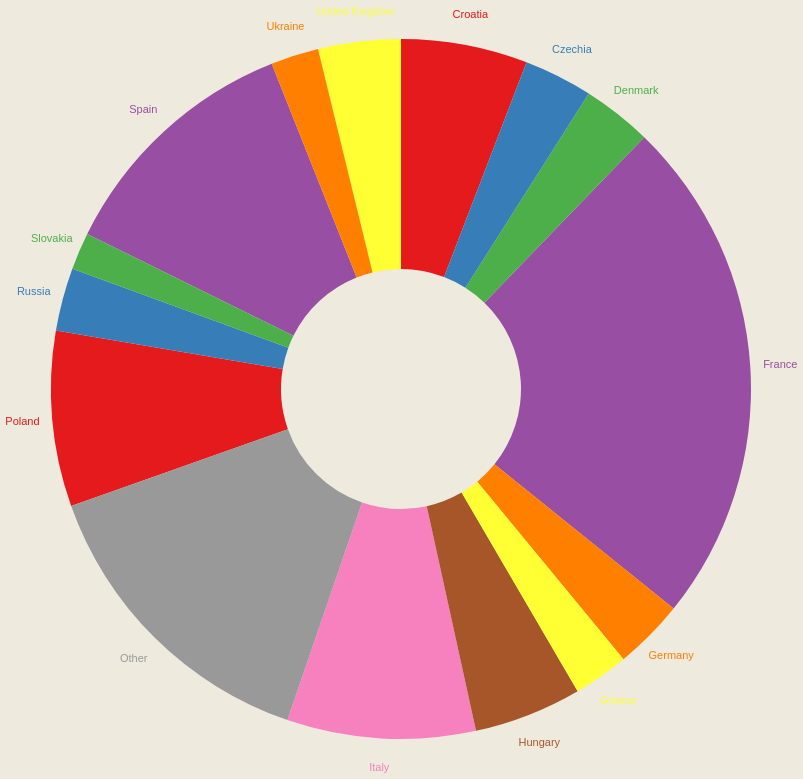

Here is the Vega-Lite specification saved for this chart:
### Vega-Lite specification from a JSON file in a GitHub repository (floating-point values rounded to 4 significant figures)
{"$schema": "https://vega.github.io/schema/vega-lite/v4.json", "width": 440, "height": 330, "background": "#EEEADD", "description": "A donut chart representing the number of tourists that visit each country on average.", "data": {"name": "table", "values": [{"country": "France", "value": 199200000.0, "percent": 23.56}, {"country": "Spain", "value": 98706350, "percent": 11.67}, {"country": "Italy", "value": 73570000.0, "percent": 8.7}, {"country": "Poland", "value": 68472600, "percent": 8.09}, {"country": "Croatia", "value": 49382150, "percent": 5.84}, {"country": "Hungary", "value": 42129100, "percent": 4.98}, {"country": "United Kingdom", "value": 32233250, "percent": 3.81}, {"country": "Denmark", "value": 27220000.0, "percent": 3.22}, {"country": "Germany", "value": 27428400, "percent": 3.24}, {"country": "Czechia", "value": 26810000.0, "percent": 3.17}, {"country": "Russia", "value": 24676600, "percent": 2.92}, {"country": "Greece", "value": 21517500, "percent": 2.54}, {"country": "Ukraine", "value": 18684100, "percent": 2.21}, {"country": "Slovakia", "value": 14526000, "percent": 1.72}, {"country": "Other", "value": 121000000.0, "percent": 14.31}]}, "layer": [{"mark": {"type": "arc", "innerRadius": 120, "outerRadius": 350}, "encoding": {"tooltip": [{"field": "country", "type": "nominal", "title": "Country Name"}, {"field": "value", "type": "quantitative", "title": "Avg. Number of Tourists"}, {"field": "percent", "type": "quantitative", "title": "% of Total: "}], "color": {"field": "country", "scale": {"scheme": "set1"}}}}, {"mark": {"type": "text", "radius": 380}, "encoding": {"text": {"field": "country", "type": "nominal"}}}], "encoding": {"theta": {"field": "value", "type": "quantitative", "stack": true}, "color": {"field": "country", "type": "nominal", "legend": null}}, "view": {"stroke": null}}
